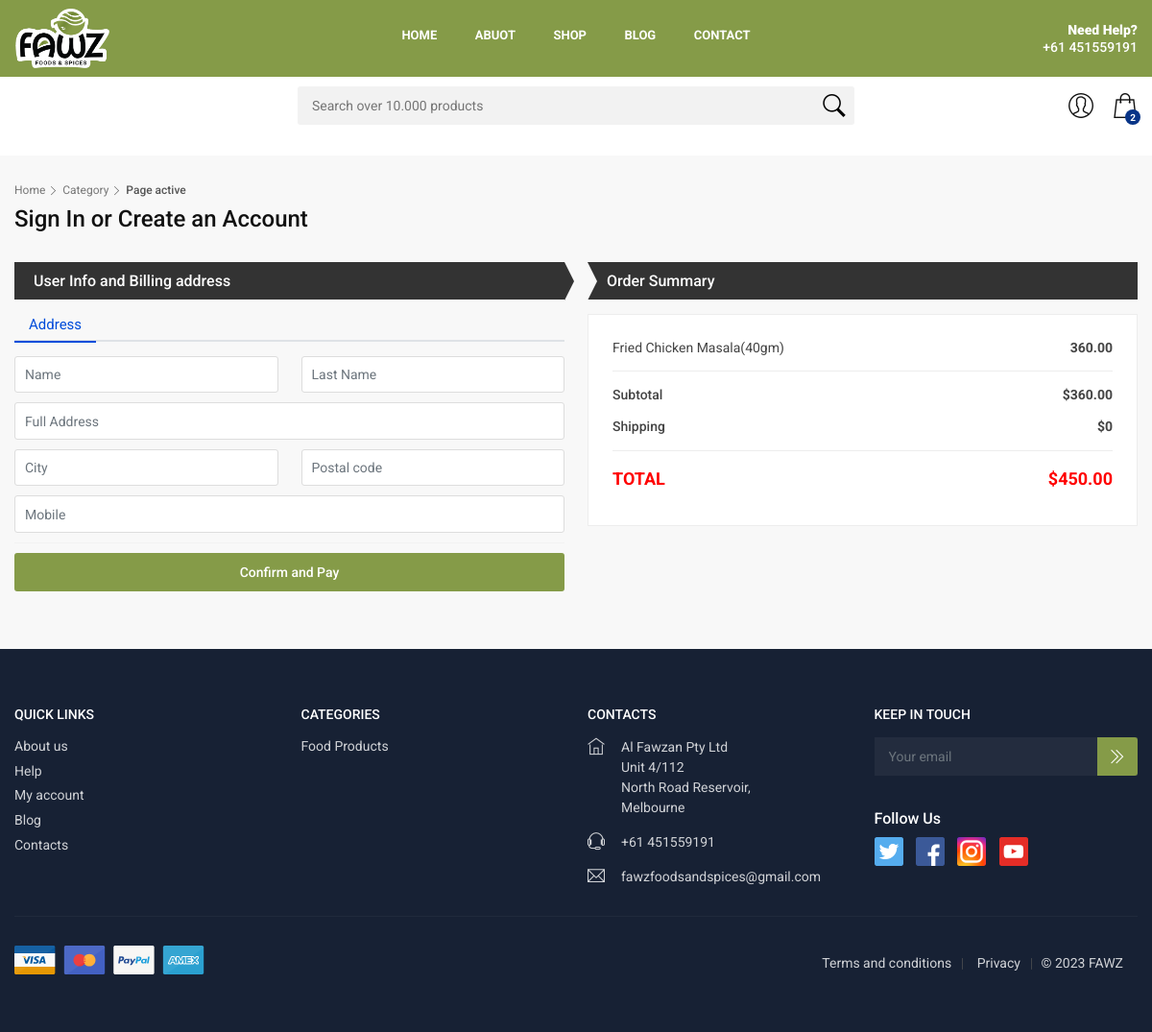
Page /order (signed in) on the earlier database version.
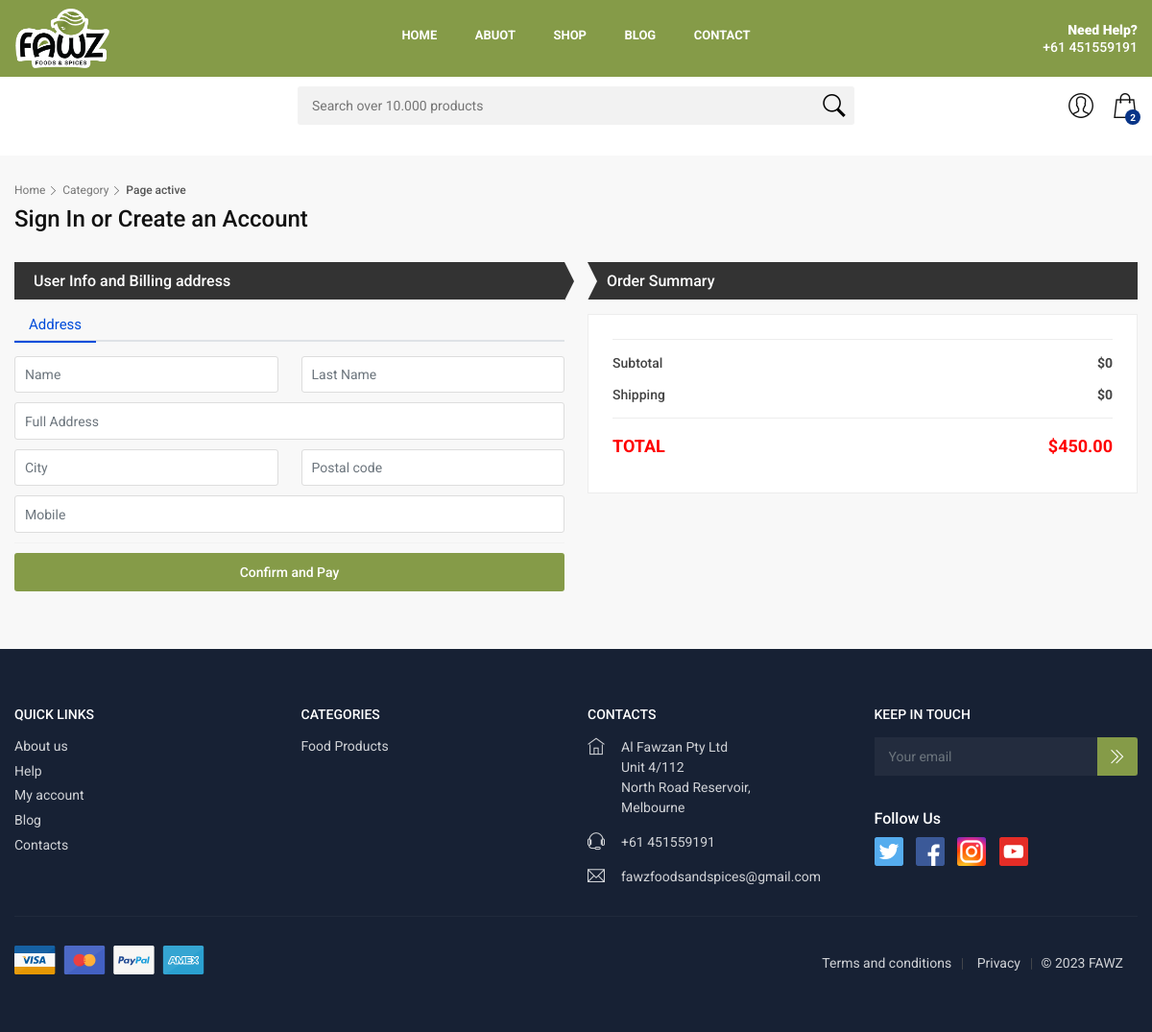
Same page on the later database version.
### User_App/models.py (models this page shows)
class Cart(models.Model):
    user = models.ForeignKey(User, on_delete=models.CASCADE)
    product = models.ForeignKey(Product, on_delete=models.CASCADE)
    price_dummy = models.DecimalField(max_digits=10, decimal_places=2, null=True, blank=True)
    quantity = models.IntegerField(default=1)
    total = models.DecimalField(max_digits=10, decimal_places=2, null=True, blank=True)
    ordered = models.BooleanField(default=False)

### Admin_App/models.py (models this page shows, shortened)
class Product(models.Model):
    name = models.CharField(max_length=100)
    image = models.ImageField(upload_to='product_image', null=True, blank=True)
    description = models.CharField(max_length=100, null=True, blank=True)
    actual_price = models.DecimalField(max_digits=10, decimal_places=2, null=True, blank=True)
    discount_price = models.DecimalField(max_digits=10, decimal_places=2, null=True, blank=True)

### User_App/views.py (the view, shortened to what this page needs)
# urls.py: path('order', order, name='order'),
@login_required
def order(request):
    cart = Cart.objects.filter(user=request.user, ordered=False).order_by('-id')
    subtotal = sum(x.total for x in cart)
    context = {
        'cart' : cart,
        'subtotal' : subtotal
    }
    return render(request, 'User/order.html', context)

### templates/User/order.html (shortened to what this page needs)
{% extends "user/base.html" %}
{% load static %}
{% block content %}
	<main class="bg_gray">
	<div class="container margin_30">
		<div class="page_header">
			<div class="breadcrumbs">
				<ul>
					<li><a href="#">Home</a></li>
					<li><a href="#">Category</a></li>
					<li>Page active</li>
				</ul>
		</div>
		<h1>Sign In or Create an Account</h1>
	</div>
			<div class="row">
				<div class="col-lg-6 col-md-6">
					<div class="step first">
						<h3> User Info and Billing address</h3>
					<ul class="nav nav-tabs" id="tab_checkout" role="tablist">
					  <li class="nav-item">
						<a class="nav-link active" id="home-tab" data-bs-toggle="tab" href="#tab_1" role="tab" aria-controls="tab_1" aria-selected="true">Address</a>
					  </li>
					</ul>
					<div class="tab-content checkout">
						<div class="tab-pane fade show active" id="tab_1" role="tabpanel" aria-labelledby="tab_1">
							<form method="post">
								<div class="row no-gutters">
									<div class="col-6 form-group pr-1">
										<input type="text" class="form-control" name="first_name" id="first_name" placeholder="Name">
									</div>
									<div class="col-6 form-group pl-1">
										<input type="text" class="form-control" name="last_name" placeholder="Last Name">
									</div>
								</div>
								<div class="form-group">
									<input type="text" class="form-control" name="address" placeholder="Full Address">
								</div>
								<div class="row no-gutters">
									<div class="col-6 form-group pr-1">
										<input type="text" class="form-control" name="city" placeholder="City">
									</div>
									<div class="col-6 form-group pl-1">
										<input type="text" class="form-control" name="postel_code" placeholder="Postal code">
									</div>
								</div>
								<div class="form-group">
									<input type="text" class="form-control" name="phone" placeholder="Mobile">
								</div>
								<hr>
								<input type="submit" value="Confirm and Pay" class="btn_1 full-width">
							</form>
						</div>
					</div>
					</div>
				</div>
				<div class="col-lg-6 col-md-6">
					<div class="step last">
						<h3> Order Summary</h3>
					<div class="box_general summary">
						<ul>
							{% for cart in cart %}
								<li class="clearfix"><em>{{ cart.product.name }}</em>  <span>{{ cart.total }}</span></li>
							{% endfor %}
						</ul>
						<ul>
							<li class="clearfix"><em><strong>Subtotal</strong></em>  <span>${{ subtotal }}</span></li>
							<li class="clearfix"><em><strong>Shipping</strong></em> <span>$0</span></li>
						</ul>
						<div class="total clearfix">TOTAL <span>$450.00</span></div>
					</div>
					</div>
				</div>
			</div>
		</div>
	</main>
{% endblock content %}

Differences in the rows shown:
no longer on this page (row edited): Cart: product.name "Fried Chicken Masala(40gm)", total "360.00"
Other differences:
{{ subtotal }}: "360.00" → "0"
